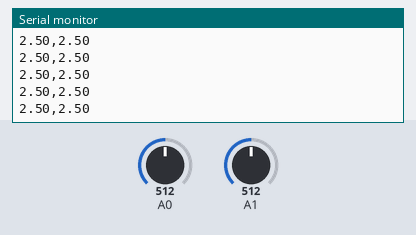
Simulated run of this sketch. Board: Arduino Uno, built with avr-gcc and run on an emulated ATmega328P. Shown: the last lines printed to the serial monitor. Inputs (shaded band) come from the test bench; at power-on: A0 = 512, A1 = 512.

Above: at 1.2 s.
1.3 s: A0 set to 716
At 1.34 s:
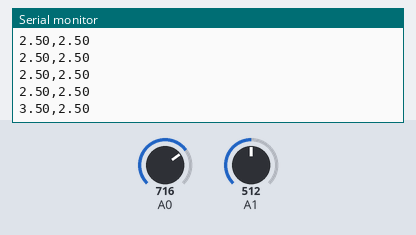
2.8 s: A1 set to 716
At 2.86 s:
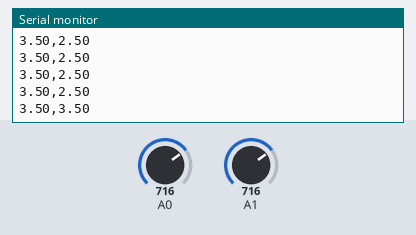
4.3 s: A0 set to 900
At 4.38 s:
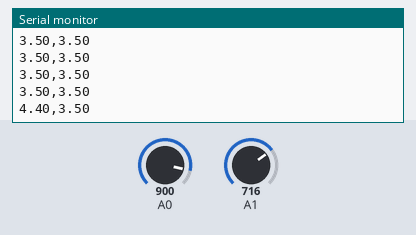
5.8 s: A1 set to 900
At 5.89 s:
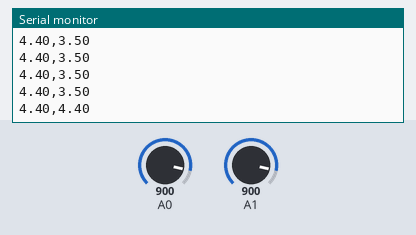
Timing chart, 0 to 8.3 s (numbered marks = the images above; inputs shaded):
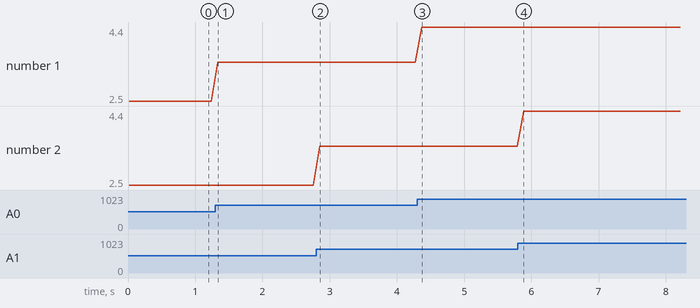

The sketch:

franck_hertz.ino
```cpp
int v_acc_sensor = 0;
float v_acc = 0.0;
int v_cc_sensor = 0;
float v_cc = 0.0;

void setup() {
  // put your setup code here, to run once:
  Serial.begin(9600);
  analogReference(DEFAULT);
}

void loop() {
  // put your main code here, to run repeatedly:
  v_acc_sensor = analogRead(A0);
  delay(10);
  v_acc_sensor = analogRead(A0);
  v_acc = v_acc_sensor*(5.0/1023.0);
  v_cc_sensor = analogRead(A1);
  delay(10);
  v_cc_sensor = analogRead(A1);
  v_cc = v_cc_sensor*(5.0/1023.0);
  Serial.print(v_acc);
  Serial.print(",");
  Serial.println(v_cc);
  delay(80);
}
```

Measured:
- after the input at 1.3 s, the serial monitor: prints a new line at once (image 1)
- after the input at 2.8 s, the serial monitor: prints a new line after 0.05 s (image 2)
- after the input at 4.3 s, the serial monitor: prints a new line after 0.07 s (image 3)
- after the input at 5.8 s, the serial monitor: prints a new line after 0.09 s (image 4)
- plotted number 1: 2.5 → 3.5 after the input at 1.3 s, 3.5 → 4.4 after the input at 4.3 s
